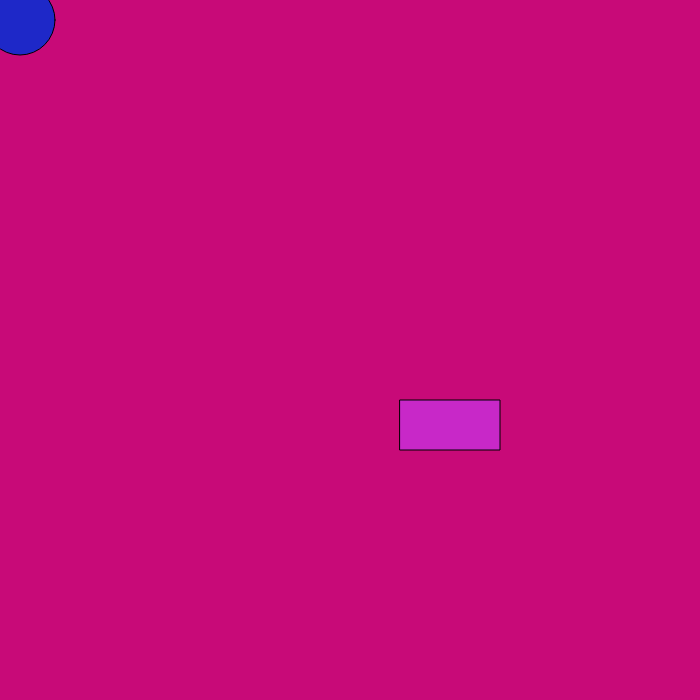
Frame 1 (no input)
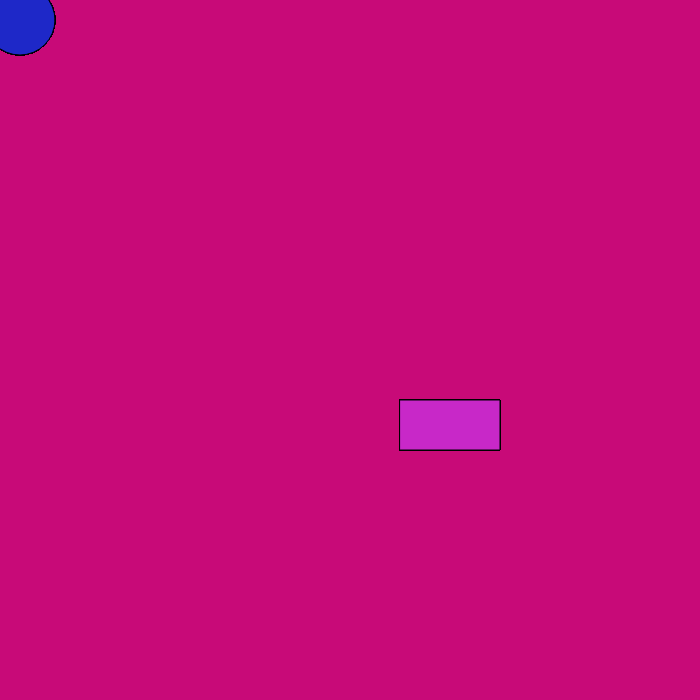
Frame 60 (no input)
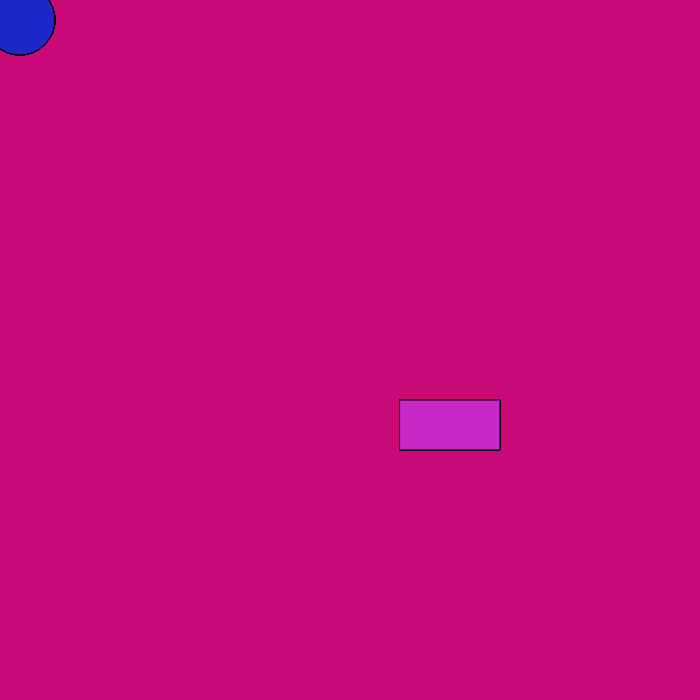
Frame 120 (the mouse pressed at the canvas centre since frame 60)

The p5.js sketch that drew these frames (run headless with seeded random() and noise() and a simulated clock; from frame 60 on, the mouse is pressed at the canvas centre):

// p5.js sketch
// ── sketch.js

function setup() {
  // put setup code here
createCanvas(700,700);
background(200,10,120);

}

function draw() {
  fill(30,40,200);
  circle(20,20,70);
  fill(200,40,200);
  rect(400,400,100,50);

}
